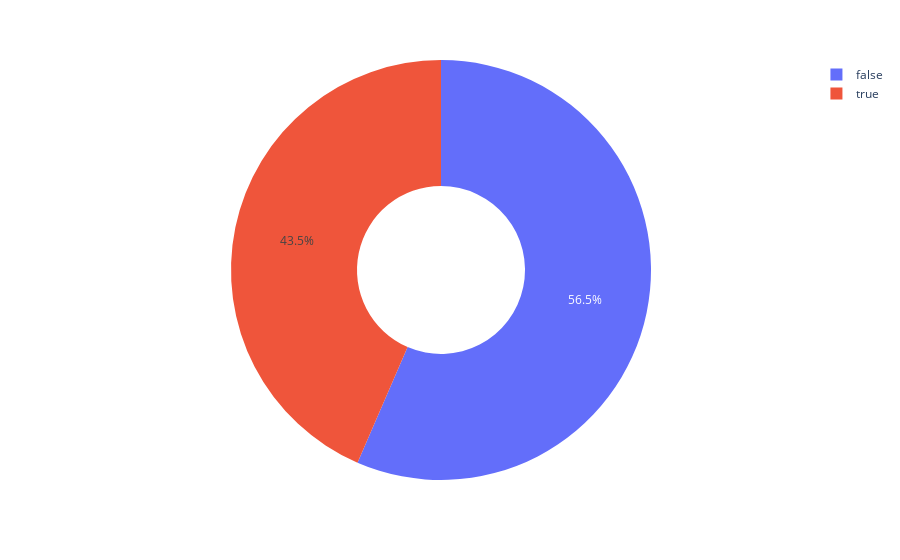

Notebook code cell kept with this figure:
### Code cell
# Create a Donut Chart
fig = px.pie(counts, values='count', names=counts.index, hole=0.4)
# Show the plot
fig.show()

### Figure 1 — Plotly figure (JSON) as saved in the notebook; plotly's stock layout.template omitted (floating-point values rounded to 4 significant figures)
{"data": [{"domain": {"x": [0, 1], "y": [0, 1]}, "hole": 0.4, "hovertemplate": "is_metal=%{label}<br>count=%{value}<extra></extra>", "labels": [false, true], "legendgroup": "", "name": "", "showlegend": true, "type": "pie", "values": [59962, 46151]}], "layout": {"legend": {"tracegroupgap": 0}, "margin": {"t": 60}}}
